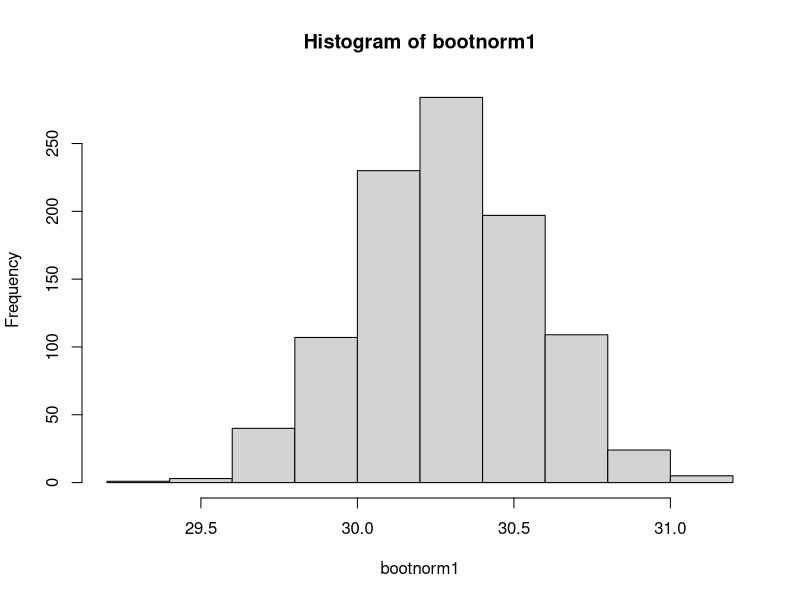
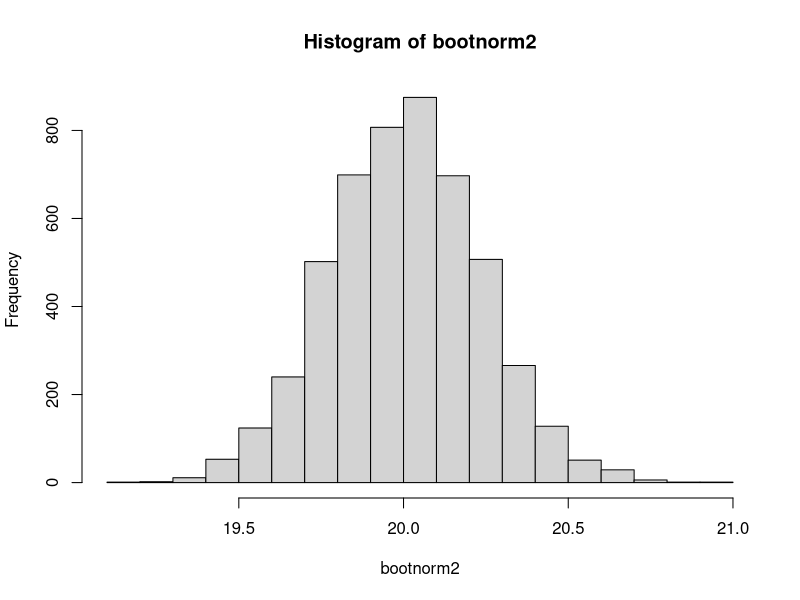
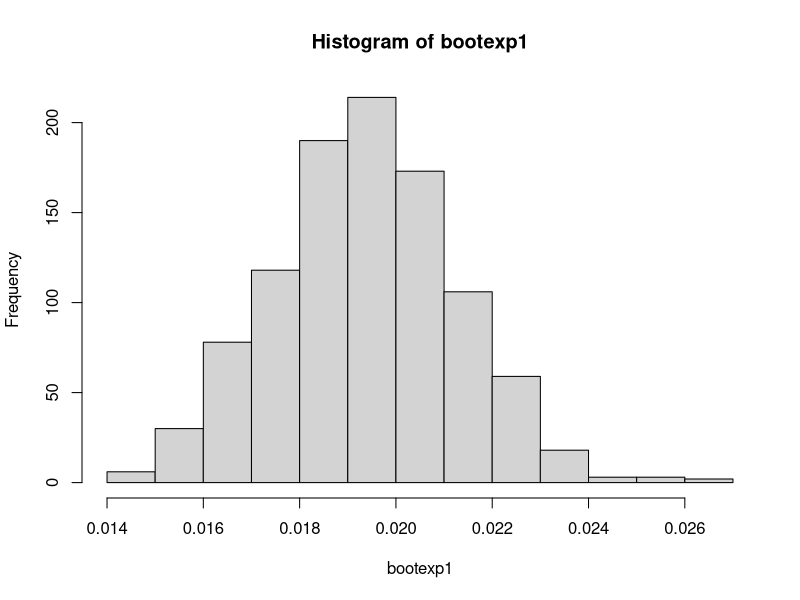
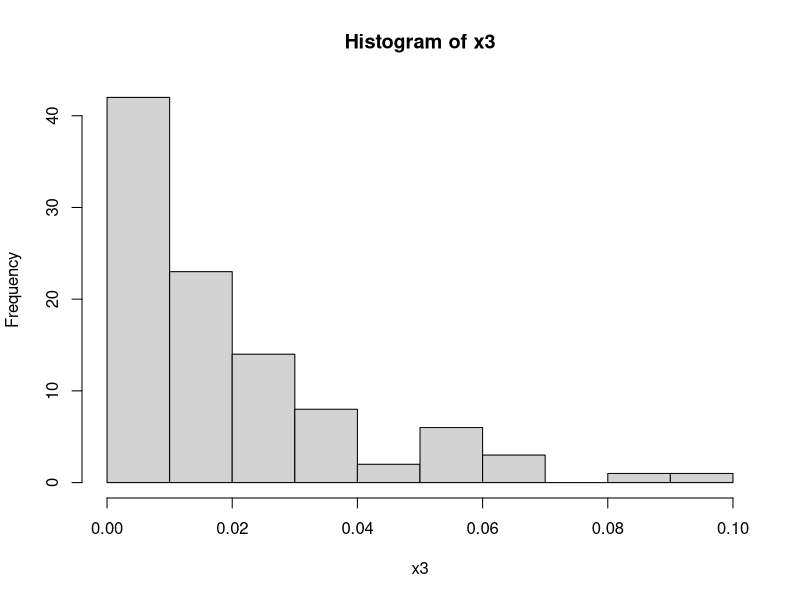
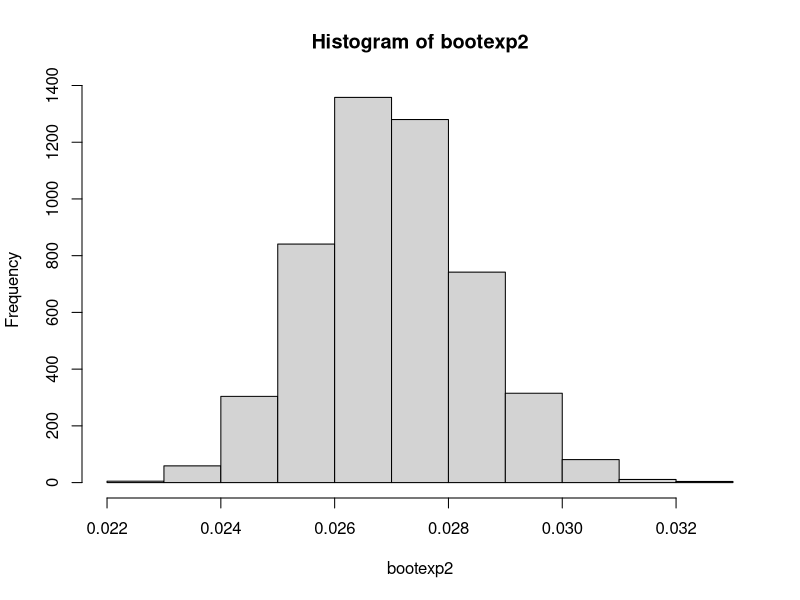
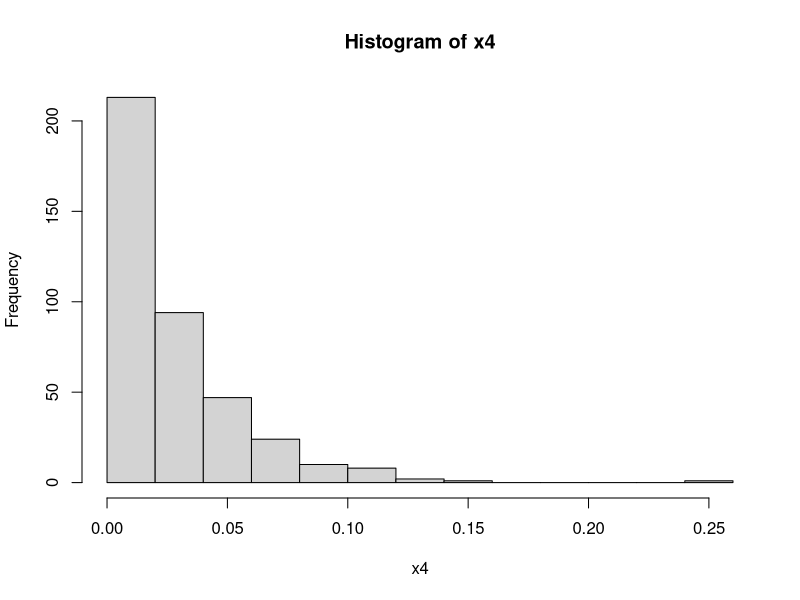

The R source for these figures, in order:
## ---- chunk 1
# Create a normal distribution vector of 100 parameters (n=100), with mean=30 and sd=3
x1 <- rnorm(100, 30, 3)
# Define the bootstrap iterations to be 1000
n1 <- 1000
# Define the bootnorm to be a numeric vector of n zeros (1000)
bootnorm1 <- numeric(n1)
# Creating the loop
for (i in 1:n1) {
  tempnorm1 <- sample(x1, 100, replace=T)
  bootnorm1[i] <- mean(tempnorm1)
}
# demonstrate that the means are close to each other (central limit theorem)
mean(x1)
mean(bootnorm1)
# demonstrate that the sample standard deviation equals to population sd divided by suqare root of n, and therefore the central limit theorem 
sd(x1)
sd(bootnorm1)
sd(x1)/sqrt(100)
# also, histogram that shows a normal distribution structure
hist(bootnorm1)
## ---- chunk 2
# Create a normal distribution vector of 500 parameters (n=500), with mean=20 and sd=5
x2 <- rnorm(500, 20, 5)
# Define the bootstrap iterations to be 5000
n2 <- 5000
# Define the bootnorm to be a numeric vector of n zeros (5000)
bootnorm2 <- numeric(n2)
# Creating the loop
for (i in 1:n2) {
  tempnorm2 <- sample(x2, 500, replace=T)
  bootnorm2[i] <- mean(tempnorm2)
}
# demonstrate that the means are close to each other (central limit theorem)
mean(x2)
mean(bootnorm2)
# demonstrate that the sample standard deviation equals to population sd divided by suqare root of n, and therefore the central limit theorem 
sd(x2)
sd(bootnorm2)
sd(x2)/sqrt(500)
# also, histogram that shows a normal distribution structure
hist(bootnorm2)
## ---- chunk 3
# Create an exponential distribution vector of 100 parameters (n=100), with mean=50
x3 <- rexp(100, 50)
# Define the bootstrap iterations to be 1000
n3 <- 1000
# Define the bootnorm to be a numeric vector of n zeros (1000)
bootexp1 <- numeric(n3)
# Creating the loop
for (i in 1:n3) {
  tempexp1 <- sample(x3, 100, replace=T)
  bootexp1[i] <- mean(tempexp1)
}
# demonstrate that the means are close to each other (central limit theorem)
mean(x3)
mean(bootexp1)
# demonstrate that the sample standard deviation equals to population sd divided by suqare root of n, and therefore the central limit theorem 
sd(x3)
sd(bootexp1)
sd(x3)/sqrt(100)
# also, histogram that shows a normal distribution structure
hist(bootexp1)
# and histogram that shows the ORIGINAL exponential distribution structure
hist(x3)
## ---- chunk 4
# Create an exponential distribution vector of 400 parameters (n=400), with mean=40
x4 <- rexp(400, 40)
# Define the bootstrap iterations to be 5000
n4 <- 5000
# Define the bootnorm to be a numeric vector of n zeros (5000)
bootexp2 <- numeric(n4)
# Creating the loop
for (i in 1:n4) {
  tempexp2 <- sample(x4, 400, replace=T)
  bootexp2[i] <- mean(tempexp2)
}
# demonstrate that the means are close to each other (central limit theorem)
mean(x4)
mean(bootexp2)
# demonstrate that the sample standard deviation equals to population sd divided by suqare root of n, and therefore the central limit theorem 
sd(x4)
sd(bootexp2)
sd(x4)/sqrt(400)
# also, histogram that shows a normal distribution structure
hist(bootexp2)
# and histogram that shows the ORIGINAL exponential distribution structure
hist(x4)
